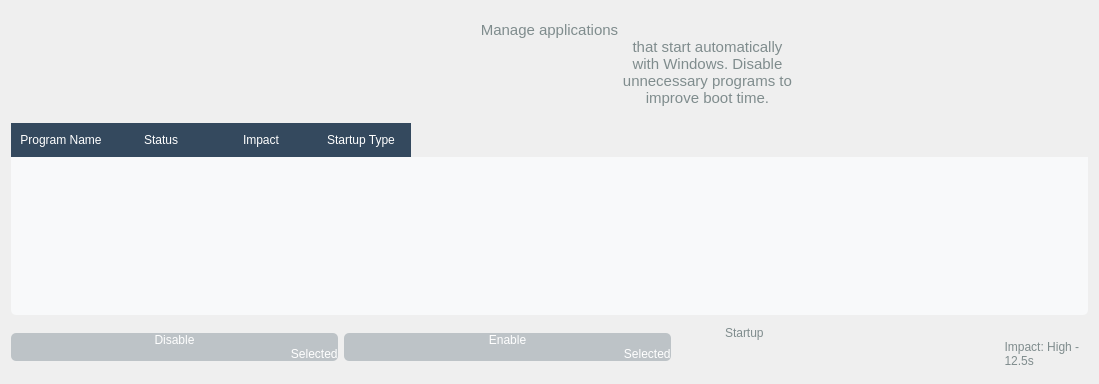
                                                    <widget class="QWidget" name="startupTab">
                                                        <attribute name="title">
                                                            <string>Startup Programs</string>
                                                        </attribute>
                                                        <layout class="QVBoxLayout"
                                                            name="verticalLayout_12">
                                                            <item>
                                                                <widget class="QLabel"
                                                                    name="startupLabel">
                                                                    <property name="font">
                                                                        <font>
                                                                            <pointsize>11</pointsize>
                                                                        </font>
                                                                    </property>
                                                                    <property name="styleSheet">
                                                                        <string notr="true">QLabel {
                                                                            color: #7f8c8d;
                                                                            padding: 10px;
                                                                            }</string>
                                                                    </property>
                                                                    <property name="text">
                                                                        <string>Manage applications
                                                                            that start automatically
                                                                            with Windows. Disable
                                                                            unnecessary programs to
                                                                            improve boot time.</string>
                                                                    </property>
                                                                    <property name="alignment">
                                                                        <set>Qt::AlignCenter</set>
                                                                    </property>
                                                                </widget>
                                                            </item>
                                                            <item>
                                                                <widget class="QTableWidget"
                                                                    name="startupTable">
                                                                    <property name="styleSheet">
                                                                        <string notr="true">QTableWidget
                                                                            {
                                                                            border: 1px solid
                                                                            #ecf0f1;
                                                                            border-radius: 5px;
                                                                            background-color:
                                                                            #f8f9fa;
                                                                            color: #2c3e50;
                                                                            gridline-color: #ecf0f1;
                                                                            }

                                                                            QTableWidget::item {
                                                                            padding: 6px;
                                                                            border-bottom: 1px solid
                                                                            #ecf0f1;
                                                                            }
                                                                            QTableWidget::item:selected
                                                                            {
                                                                            background-color:
                                                                            #1abc9c;
                                                                            color: white;
                                                                            }

                                                                            QHeaderView::section {
                                                                            background-color:
                                                                            #34495e;
                                                                            color: white;
                                                                            padding: 8px;
                                                                            border: none;
                                                                            }</string>
                                                                    </property>
                                                                    <property name="editTriggers">
                                                                        <set>
                                                                            QAbstractItemView::NoEditTriggers</set>
                                                                    </property>
                                                                    <property name="selectionMode">
                                                                        <enum>
                                                                            QAbstractItemView::SingleSelection</enum>
                                                                    </property>
                                                                    <property
                                                                        name="selectionBehavior">
                                                                        <enum>
                                                                            QAbstractItemView::SelectRows</enum>
                                                                    </property>
                                                                    <property name="sortingEnabled">
                                                                        <bool>true</bool>
                                                                    </property>
                                                                    <property name="columnCount">
                                                                        <number>4</number>
                                                                    </property>
                                                                    <property name="rowCount">
                                                                        <number>0</number>
                                                                    </property>
                                                                    <column>
                                                                        <property name="text">
                                                                            <string>Program Name</string>
                                                                        </property>
                                                                    </column>
                                                                    <column>
                                                                        <property name="text">
                                                                            <string>Status</string>
                                                                        </property>
                                                                    </column>
                                                                    <column>
                                                                        <property name="text">
                                                                            <string>Impact</string>
                                                                        </property>
                                                                    </column>
                                                                    <column>
                                                                        <property name="text">
                                                                            <string>Startup Type</string>
                                                                        </property>
                                                                    </column>
                                                                </widget>
                                                            </item>
                                                            <item>
                                                                <layout class="QHBoxLayout"
                                                                    name="horizontalLayout_11">
                                                                    <item>
                                                                        <widget class="QPushButton"
                                                                            name="disableStartupButton">
                                                                            <property name="enabled">
                                                                                <bool>false</bool>
                                                                            </property>
                                                                            <property name="font">
                                                                                <font>
                                                                                    <pointsize>9</pointsize>
                                                                                </font>
                                                                            </property>
                                                                            <property
                                                                                name="styleSheet">
                                                                                <string notr="true">QPushButton
                                                                                    {
                                                                                    background-color:
                                                                                    #e74c3c;
                                                                                    color: white;
                                                                                    border: none;
                                                                                    padding: 8px
                                                                                    15px;
                                                                                    border-radius:
                                                                                    5px;
                                                                                    }
                                                                                    QPushButton:hover
                                                                                    {
                                                                                    background-color:
                                                                                    #c0392b;
                                                                                    }
                                                                                    QPushButton:disabled
                                                                                    {
                                                                                    background-color:
                                                                                    #bdc3c7;
                                                                                    }</string>
                                                                            </property>
                                                                            <property name="text">
                                                                                <string>Disable
                                                                                    Selected</string>
                                                                            </property>
                                                                        </widget>
                                                                    </item>
                                                                    <item>
                                                                        <widget class="QPushButton"
                                                                            name="enableStartupButton">
                                                                            <property name="enabled">
                                                                                <bool>false</bool>
                                                                            </property>
                                                                            <property name="font">
                                                                                <font>
                                                                                    <pointsize>9</pointsize>
                                                                                </font>
                                                                            </property>
                                                                            <property
                                                                                name="styleSheet">
                                                                                <string notr="true">QPushButton
                                                                                    {
                                                                                    background-color:
                                                                                    #2ecc71;
                                                                                    color: white;
                                                                                    border: none;
                                                                                    padding: 8px
                                                                                    15px;
                                                                                    border-radius:
                                                                                    5px;
                                                                                    }
                                                                                    QPushButton:hover
                                                                                    {
                                                                                    background-color:
                                                                                    #27ae60;
                                                                                    }
                                                                                    QPushButton:disabled
                                                                                    {
                                                                                    background-color:
                                                                                    #bdc3c7;
                                                                                    }</string>
                                                                            </property>
                                                                            <property name="text">
                                                                                <string>Enable
                                                                                    Selected</string>
                                                                            </property>
                                                                        </widget>
                                                                    </item>
                                                                    <item>
                                                                        <spacer
                                                                            name="horizontalSpacer_4">
                                                                            <property
                                                                                name="orientation">
                                                                                <enum>Qt::Horizontal</enum>
                                                                            </property>
                                                                            <property
                                                                                name="sizeHint"
                                                                                stdset="0">
                                                                                <size>
                                                                                    <width>40</width>
                                                                                    <height>20</height>
                                                                                </size>
                                                                            </property>
                                                                        </spacer>
                                                                    </item>
                                                                    <item>
                                                                        <widget class="QLabel"
                                                                            name="startupImpactLabel">
                                                                            <property name="font">
                                                                                <font>
                                                                                    <pointsize>9</pointsize>
                                                                                </font>
                                                                            </property>
                                                                            <property
                                                                                name="styleSheet">
                                                                                <string notr="true">QLabel
                                                                                    {
                                                                                    color: #7f8c8d;
                                                                                    padding: 5px;
                                                                                    }</string>
                                                                            </property>
                                                                            <property name="text">
                                                                                <string>Startup
                                                                                    Impact: High -
                                                                                    12.5s</string>
                                                                            </property>
                                                                        </widget>
                                                                    </item>
                                                                </layout>
                                                            </item>
                                                        </layout>
                                                    </widget>
